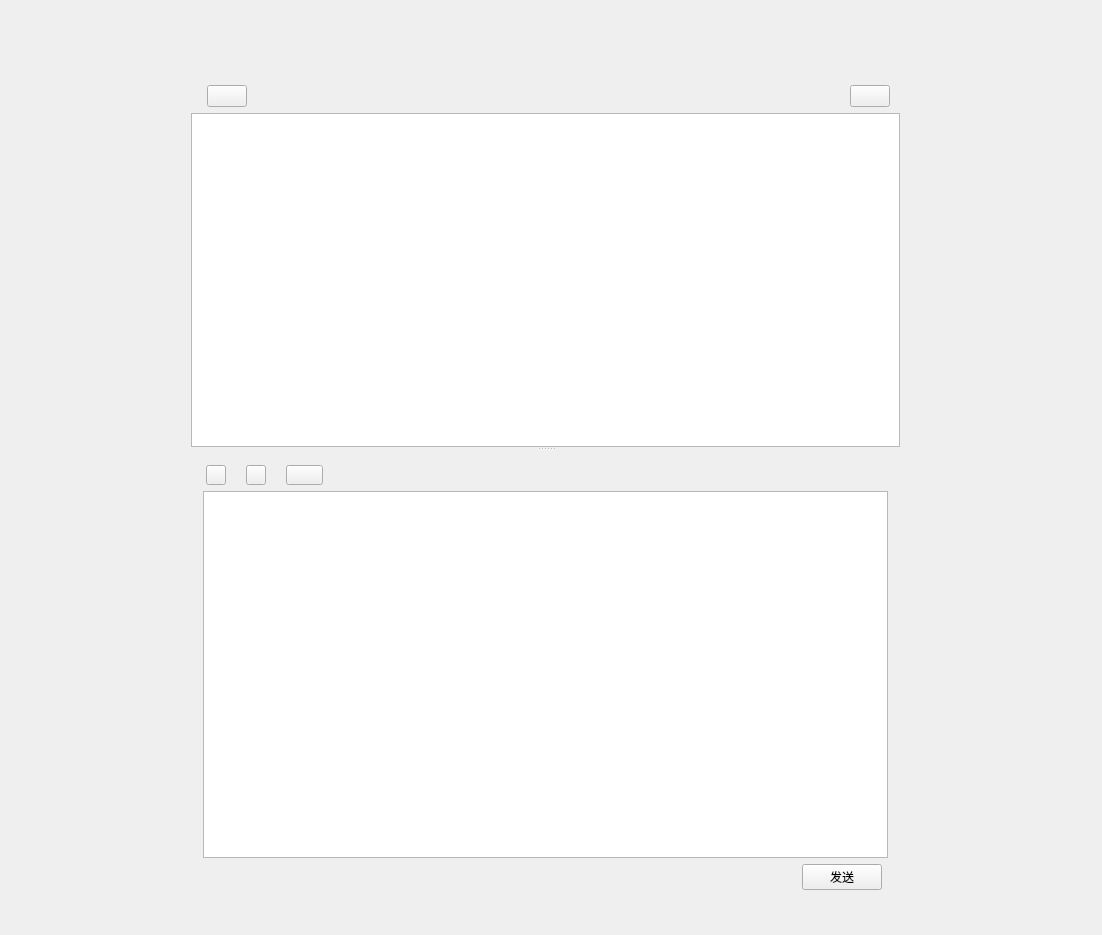
<?xml version="1.0" encoding="UTF-8"?>
<ui version="4.0">
 <class>NoticeDetailsArea</class>
 <widget class="QWidget" name="NoticeDetailsArea">
  <property name="geometry">
   <rect>
    <x>0</x>
    <y>0</y>
    <width>1102</width>
    <height>935</height>
   </rect>
  </property>
  <property name="sizePolicy">
   <sizepolicy hsizetype="Minimum" vsizetype="Fixed">
    <horstretch>0</horstretch>
    <verstretch>0</verstretch>
   </sizepolicy>
  </property>
  <property name="windowTitle">
   <string>NoticeDetailsArea</string>
  </property>
  <layout class="QHBoxLayout" name="horizontalLayout_8">
   <property name="spacing">
    <number>0</number>
   </property>
   <property name="leftMargin">
    <number>0</number>
   </property>
   <property name="topMargin">
    <number>0</number>
   </property>
   <property name="rightMargin">
    <number>0</number>
   </property>
   <property name="bottomMargin">
    <number>0</number>
   </property>
   <item>
    <widget class="QStackedWidget" name="stackedWidget">
     <property name="minimumSize">
      <size>
       <width>0</width>
       <height>300</height>
      </size>
     </property>
     <property name="baseSize">
      <size>
       <width>0</width>
       <height>0</height>
      </size>
     </property>
     <property name="focusPolicy">
      <enum>Qt::StrongFocus</enum>
     </property>
     <property name="lineWidth">
      <number>0</number>
     </property>
     <property name="currentIndex">
      <number>0</number>
     </property>
     <widget class="QWidget" name="page_1">
      <widget class="QWidget" name="layoutWidget">
       <property name="geometry">
        <rect>
         <x>180</x>
         <y>50</y>
         <width>731</width>
         <height>861</height>
        </rect>
       </property>
       <layout class="QVBoxLayout" name="verticalLayout">
        <property name="spacing">
         <number>0</number>
        </property>
        <item>
         <widget class="QWidget" name="widget_top_add" native="true">
          <property name="minimumSize">
           <size>
            <width>690</width>
            <height>0</height>
           </size>
          </property>
          <property name="maximumSize">
           <size>
            <width>16777215</width>
            <height>16777215</height>
           </size>
          </property>
          <property name="focusPolicy">
           <enum>Qt::ClickFocus</enum>
          </property>
          <layout class="QVBoxLayout" name="verticalLayout_3">
           <property name="spacing">
            <number>0</number>
           </property>
           <property name="leftMargin">
            <number>16</number>
           </property>
           <property name="topMargin">
            <number>24</number>
           </property>
           <property name="rightMargin">
            <number>10</number>
           </property>
           <property name="bottomMargin">
            <number>6</number>
           </property>
           <item>
            <layout class="QHBoxLayout" name="horizontalLayout_4">
             <property name="spacing">
              <number>0</number>
             </property>
             <item>
              <widget class="QPushButton" name="pushButton_top_name">
               <property name="layoutDirection">
                <enum>Qt::LeftToRight</enum>
               </property>
               <property name="text">
                <string/>
               </property>
               <property name="checkable">
                <bool>true</bool>
               </property>
              </widget>
             </item>
             <item>
              <spacer name="horizontalSpacer">
               <property name="orientation">
                <enum>Qt::Horizontal</enum>
               </property>
               <property name="sizeHint" stdset="0">
                <size>
                 <width>40</width>
                 <height>0</height>
                </size>
               </property>
              </spacer>
             </item>
             <item>
              <widget class="QPushButton" name="pushButton_top_arrow">
               <property name="text">
                <string/>
               </property>
               <property name="checkable">
                <bool>true</bool>
               </property>
              </widget>
             </item>
            </layout>
           </item>
          </layout>
         </widget>
        </item>
        <item>
         <widget class="QSplitter" name="splitter">
          <property name="orientation">
           <enum>Qt::Vertical</enum>
          </property>
          <widget class="QWidget" name="widget_details" native="true">
           <property name="minimumSize">
            <size>
             <width>0</width>
             <height>200</height>
            </size>
           </property>
           <property name="maximumSize">
            <size>
             <width>16777215</width>
             <height>16777215</height>
            </size>
           </property>
           <layout class="QHBoxLayout" name="horizontalLayout_7">
            <property name="spacing">
             <number>0</number>
            </property>
            <property name="leftMargin">
             <number>0</number>
            </property>
            <property name="topMargin">
             <number>0</number>
            </property>
            <property name="rightMargin">
             <number>0</number>
            </property>
            <property name="bottomMargin">
             <number>0</number>
            </property>
            <item>
             <widget class="MyTableView" name="tableView_details"/>
            </item>
           </layout>
          </widget>
          <widget class="QWidget" name="widget_emoji_file_pic" native="true">
           <property name="minimumSize">
            <size>
             <width>0</width>
             <height>120</height>
            </size>
           </property>
           <property name="maximumSize">
            <size>
             <width>16777215</width>
             <height>16777215</height>
            </size>
           </property>
           <property name="baseSize">
            <size>
             <width>0</width>
             <height>0</height>
            </size>
           </property>
           <property name="focusPolicy">
            <enum>Qt::ClickFocus</enum>
           </property>
           <property name="styleSheet">
            <string notr="true"/>
           </property>
           <layout class="QHBoxLayout" name="horizontalLayout_3">
            <property name="spacing">
             <number>0</number>
            </property>
            <property name="leftMargin">
             <number>0</number>
            </property>
            <property name="topMargin">
             <number>0</number>
            </property>
            <property name="rightMargin">
             <number>0</number>
            </property>
            <property name="bottomMargin">
             <number>0</number>
            </property>
            <item>
             <layout class="QVBoxLayout" name="verticalLayout_4">
              <property name="spacing">
               <number>0</number>
              </property>
              <item>
               <layout class="QHBoxLayout" name="horizontalLayout">
                <property name="spacing">
                 <number>20</number>
                </property>
                <property name="leftMargin">
                 <number>15</number>
                </property>
                <property name="topMargin">
                 <number>14</number>
                </property>
                <item>
                 <widget class="QPushButton" name="pushButton_Expression">
                  <property name="minimumSize">
                   <size>
                    <width>20</width>
                    <height>20</height>
                   </size>
                  </property>
                  <property name="maximumSize">
                   <size>
                    <width>20</width>
                    <height>20</height>
                   </size>
                  </property>
                  <property name="styleSheet">
                   <string notr="true"/>
                  </property>
                  <property name="text">
                   <string/>
                  </property>
                 </widget>
                </item>
                <item>
                 <widget class="QPushButton" name="pushButton_file">
                  <property name="minimumSize">
                   <size>
                    <width>20</width>
                    <height>20</height>
                   </size>
                  </property>
                  <property name="maximumSize">
                   <size>
                    <width>20</width>
                    <height>20</height>
                   </size>
                  </property>
                  <property name="text">
                   <string/>
                  </property>
                 </widget>
                </item>
                <item>
                 <widget class="TNDropDownPushButton" name="pushButton_screenShot">
                  <property name="minimumSize">
                   <size>
                    <width>37</width>
                    <height>20</height>
                   </size>
                  </property>
                  <property name="maximumSize">
                   <size>
                    <width>37</width>
                    <height>20</height>
                   </size>
                  </property>
                  <property name="text">
                   <string/>
                  </property>
                 </widget>
                </item>
                <item>
                 <spacer name="horizontalSpacer_7">
                  <property name="orientation">
                   <enum>Qt::Horizontal</enum>
                  </property>
                  <property name="sizeHint" stdset="0">
                   <size>
                    <width>40</width>
                    <height>20</height>
                   </size>
                  </property>
                 </spacer>
                </item>
               </layout>
              </item>
              <item>
               <widget class="QWidget" name="widget" native="true">
                <layout class="QHBoxLayout" name="horizontalLayout_2">
                 <property name="spacing">
                  <number>0</number>
                 </property>
                 <property name="leftMargin">
                  <number>12</number>
                 </property>
                 <property name="topMargin">
                  <number>6</number>
                 </property>
                 <property name="rightMargin">
                  <number>12</number>
                 </property>
                 <property name="bottomMargin">
                  <number>6</number>
                 </property>
                 <item>
                  <widget class="TNCustomTextEdit" name="textEdit_Send">
                   <property name="minimumSize">
                    <size>
                     <width>0</width>
                     <height>0</height>
                    </size>
                   </property>
                   <property name="maximumSize">
                    <size>
                     <width>16777215</width>
                     <height>16777215</height>
                    </size>
                   </property>
                   <property name="styleSheet">
                    <string notr="true"/>
                   </property>
                   <property name="frameShadow">
                    <enum>QFrame::Plain</enum>
                   </property>
                   <property name="lineWidth">
                    <number>0</number>
                   </property>
                  </widget>
                 </item>
                </layout>
               </widget>
              </item>
             </layout>
            </item>
           </layout>
          </widget>
         </widget>
        </item>
        <item>
         <layout class="QHBoxLayout" name="horizontalLayout_10">
          <property name="spacing">
           <number>10</number>
          </property>
          <property name="leftMargin">
           <number>0</number>
          </property>
          <property name="rightMargin">
           <number>18</number>
          </property>
          <property name="bottomMargin">
           <number>10</number>
          </property>
          <item>
           <spacer name="horizontalSpacer_8">
            <property name="orientation">
             <enum>Qt::Horizontal</enum>
            </property>
            <property name="sizeHint" stdset="0">
             <size>
              <width>40</width>
              <height>20</height>
             </size>
            </property>
           </spacer>
          </item>
          <item>
           <widget class="QPushButton" name="pushButton_Send">
            <property name="minimumSize">
             <size>
              <width>80</width>
              <height>25</height>
             </size>
            </property>
            <property name="maximumSize">
             <size>
              <width>16777215</width>
              <height>16777215</height>
             </size>
            </property>
            <property name="styleSheet">
             <string notr="true"/>
            </property>
            <property name="text">
             <string>发送</string>
            </property>
           </widget>
          </item>
         </layout>
        </item>
       </layout>
      </widget>
     </widget>
     <widget class="QWidget" name="page_2">
      <widget class="QWidget" name="layoutWidget">
       <property name="geometry">
        <rect>
         <x>86</x>
         <y>140</y>
         <width>690</width>
         <height>530</height>
        </rect>
       </property>
       <layout class="QVBoxLayout" name="verticalLayout_5">
        <item>
         <widget class="QWidget" name="widget_top_add_notice" native="true">
          <layout class="QHBoxLayout" name="horizontalLayout_6">
           <property name="spacing">
            <number>10</number>
           </property>
           <property name="leftMargin">
            <number>0</number>
           </property>
           <property name="topMargin">
            <number>0</number>
           </property>
           <property name="rightMargin">
            <number>0</number>
           </property>
           <property name="bottomMargin">
            <number>0</number>
           </property>
           <item>
            <layout class="QHBoxLayout" name="horizontalLayout_5">
             <property name="topMargin">
              <number>8</number>
             </property>
             <property name="bottomMargin">
              <number>6</number>
             </property>
             <item>
              <spacer name="horizontalSpacer_3">
               <property name="orientation">
                <enum>Qt::Horizontal</enum>
               </property>
               <property name="sizeHint" stdset="0">
                <size>
                 <width>40</width>
                 <height>20</height>
                </size>
               </property>
              </spacer>
             </item>
             <item>
              <widget class="QLabel" name="noticeTitleLabel">
               <property name="text">
                <string>新的朋友</string>
               </property>
               <property name="alignment">
                <set>Qt::AlignLeading|Qt::AlignLeft|Qt::AlignTop</set>
               </property>
              </widget>
             </item>
             <item>
              <spacer name="horizontalSpacer_4">
               <property name="orientation">
                <enum>Qt::Horizontal</enum>
               </property>
               <property name="sizeHint" stdset="0">
                <size>
                 <width>40</width>
                 <height>20</height>
                </size>
               </property>
              </spacer>
             </item>
            </layout>
           </item>
          </layout>
         </widget>
        </item>
        <item>
         <widget class="TNNoticeDetailTableWidget" name="tableWidget">
          <property name="minimumSize">
           <size>
            <width>668</width>
            <height>488</height>
           </size>
          </property>
          <property name="maximumSize">
           <size>
            <width>16777215</width>
            <height>16777215</height>
           </size>
          </property>
         </widget>
        </item>
       </layout>
      </widget>
     </widget>
     <widget class="QWidget" name="page_3">
      <widget class="QWidget" name="layoutWidget">
       <property name="geometry">
        <rect>
         <x>231</x>
         <y>201</y>
         <width>451</width>
         <height>351</height>
        </rect>
       </property>
       <layout class="QGridLayout" name="gridLayout_backpic">
        <item row="0" column="1">
         <spacer name="verticalSpacer">
          <property name="orientation">
           <enum>Qt::Vertical</enum>
          </property>
          <property name="sizeHint" stdset="0">
           <size>
            <width>20</width>
            <height>20</height>
           </size>
          </property>
         </spacer>
        </item>
        <item row="1" column="0">
         <spacer name="horizontalSpacer_5">
          <property name="orientation">
           <enum>Qt::Horizontal</enum>
          </property>
          <property name="sizeHint" stdset="0">
           <size>
            <width>40</width>
            <height>20</height>
           </size>
          </property>
         </spacer>
        </item>
        <item row="1" column="1">
         <widget class="QLabel" name="label_default_backpic">
          <property name="minimumSize">
           <size>
            <width>200</width>
            <height>125</height>
           </size>
          </property>
          <property name="maximumSize">
           <size>
            <width>200</width>
            <height>125</height>
           </size>
          </property>
          <property name="text">
           <string/>
          </property>
         </widget>
        </item>
        <item row="1" column="2">
         <spacer name="horizontalSpacer_6">
          <property name="orientation">
           <enum>Qt::Horizontal</enum>
          </property>
          <property name="sizeHint" stdset="0">
           <size>
            <width>40</width>
            <height>20</height>
           </size>
          </property>
         </spacer>
        </item>
        <item row="2" column="1">
         <spacer name="verticalSpacer_2">
          <property name="orientation">
           <enum>Qt::Vertical</enum>
          </property>
          <property name="sizeHint" stdset="0">
           <size>
            <width>20</width>
            <height>60</height>
           </size>
          </property>
         </spacer>
        </item>
       </layout>
      </widget>
     </widget>
    </widget>
   </item>
  </layout>
 </widget>
 <layoutdefault spacing="6" margin="11"/>
 <customwidgets>
  <customwidget>
   <class>TNCustomTextEdit</class>
   <extends>QTextEdit</extends>
   <header>tncustomtextedit.h</header>
  </customwidget>
  <customwidget>
   <class>TNNoticeDetailTableWidget</class>
   <extends>QTableWidget</extends>
   <header>TNNoticeDetailTableWidget.h</header>
  </customwidget>
  <customwidget>
   <class>TNDropDownPushButton</class>
   <extends>QPushButton</extends>
   <header>TNDropDownPushButton.h</header>
  </customwidget>
  <customwidget>
   <class>MyTableView</class>
   <extends>QTableView</extends>
   <header>mytableview.h</header>
  </customwidget>
 </customwidgets>
 <resources/>
 <connections/>
</ui>
